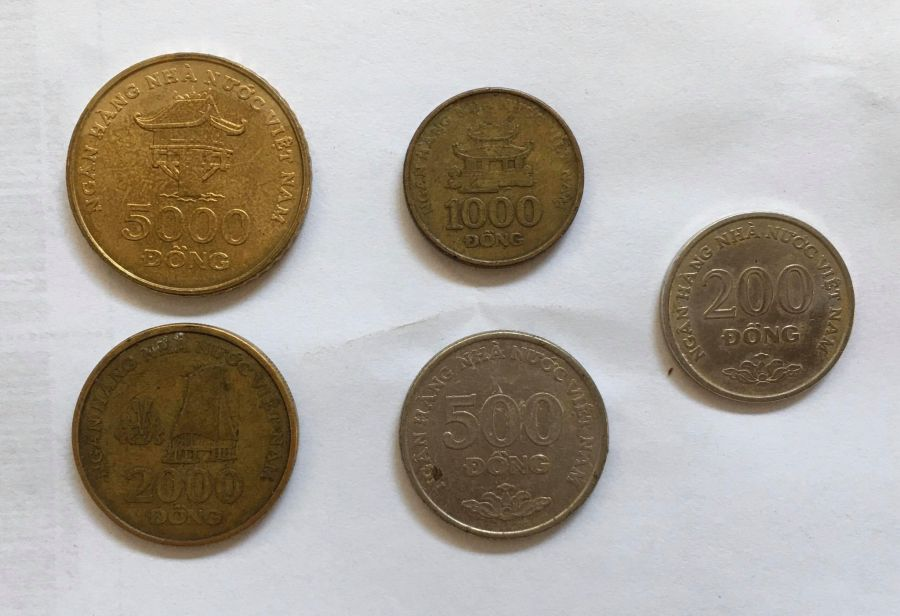
#> input picture opencv/image_processing/coin1.jpg, 900 x 616 px
$ python otsu_thresholding.py
#> lines starting #> are read from the running program, lines starting #| are printed output that depends on the picture; after the words box and inside, x2 and y2 are one past the last pixel; in counts of white or black regions, pixels touching at a corner belong together
import argparse
import cv2

parser = argparse.ArgumentParser()
parser.add_argument("-c", "--coin", nargs='?', choices=['1', '2'], default='1')
args = vars(parser.parse_args())

src = 'coin1.jpg' if args["coin"] == '1' else 'coin2.jpg'

image = cv2.imread(src)
#> image is the input picture: shape (616, 900, 3); mean B, G, R 156.8, 165.9, 173
cv2.imshow("Original", image)

gray = cv2.cvtColor(image, cv2.COLOR_BGR2GRAY)
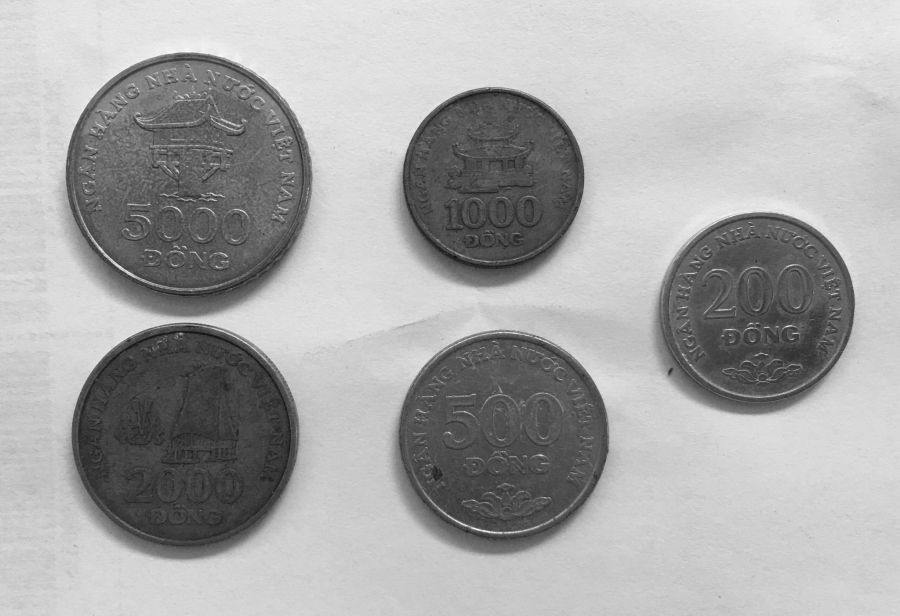
#> gray: shape (616, 900); min 13, max 250, mean 167
blurred = cv2.GaussianBlur(gray, (7, 7), 0)

(T, threshInv) = cv2.threshold(blurred, 0, 255, cv2.THRESH_BINARY_INV | cv2.THRESH_OTSU)
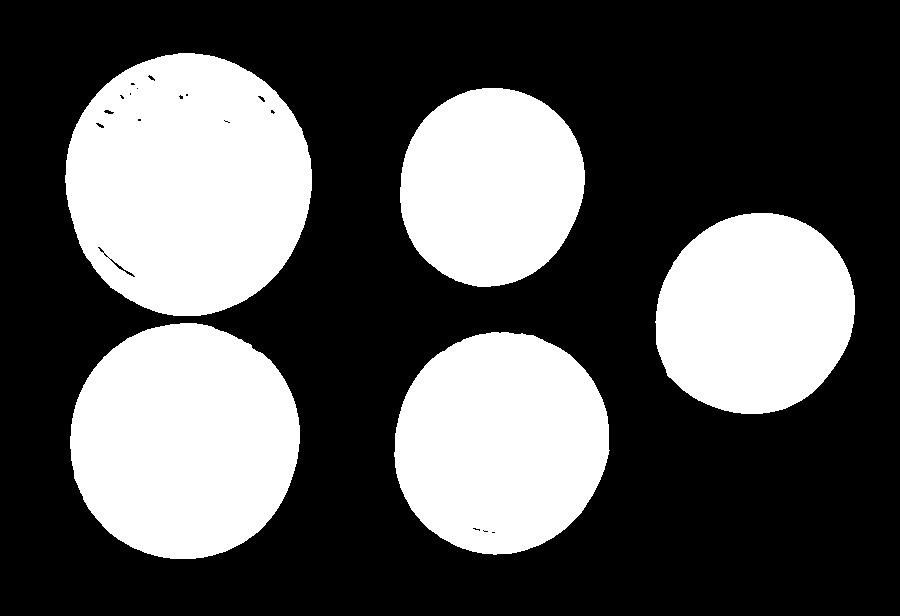
#> threshInv: shape (616, 900); 34.5% white; 5 white regions, box (x1, y1, x2, y2) and area: (65, 53, 312, 316) 50613, (70, 323, 300, 559) 42694, (394, 332, 610, 555) 37549, (655, 213, 855, 414) 31567, (400, 88, 585, 287) 28869
#> T = 147
cv2.imshow("Otsu's thresholding value: {}".format(T), threshInv)

masked = cv2.bitwise_and(image, image, mask=threshInv)
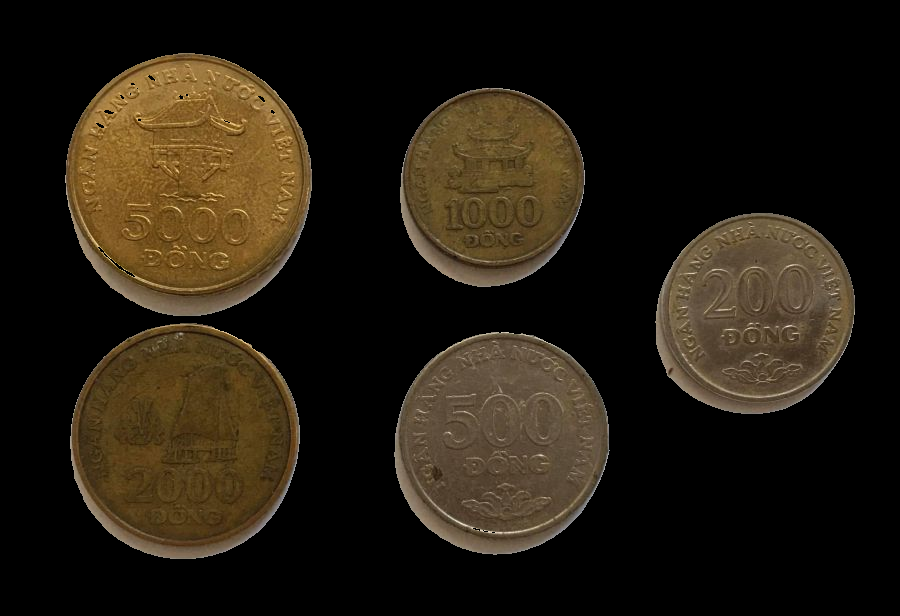
#> masked: shape (616, 900, 3); mean B, G, R 16.9, 28.5, 36.4
cv2.imshow("Masked", masked)
cv2.waitKey(0)
